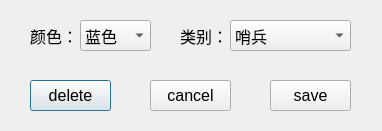
<?xml version="1.0" encoding="UTF-8"?>
<ui version="4.0">
 <class>LabelDialog</class>
 <widget class="QDialog" name="LabelDialog">
  <property name="geometry">
   <rect>
    <x>0</x>
    <y>0</y>
    <width>382</width>
    <height>131</height>
   </rect>
  </property>
  <property name="font">
   <font>
    <pointsize>12</pointsize>
   </font>
  </property>
  <property name="windowTitle">
   <string>Dialog</string>
  </property>
  <widget class="QComboBox" name="class_box">
   <property name="geometry">
    <rect>
     <x>230</x>
     <y>20</y>
     <width>121</width>
     <height>31</height>
    </rect>
   </property>
   <property name="font">
    <font>
     <pointsize>12</pointsize>
    </font>
   </property>
   <item>
    <property name="text">
     <string>哨兵</string>
    </property>
   </item>
   <item>
    <property name="text">
     <string>英雄</string>
    </property>
   </item>
   <item>
    <property name="text">
     <string>工程</string>
    </property>
   </item>
   <item>
    <property name="text">
     <string>3号步兵</string>
    </property>
   </item>
   <item>
    <property name="text">
     <string>4号步兵</string>
    </property>
   </item>
   <item>
    <property name="text">
     <string>5号步兵</string>
    </property>
   </item>
   <item>
    <property name="text">
     <string>前哨站</string>
    </property>
   </item>
   <item>
    <property name="text">
     <string>基地小装甲</string>
    </property>
   </item>
   <item>
    <property name="text">
     <string>基地大装甲</string>
    </property>
   </item>
   <item>
    <property name="text">
     <string>3号平衡</string>
    </property>
   </item>
   <item>
    <property name="text">
     <string>4号平衡</string>
    </property>
   </item>
   <item>
    <property name="text">
     <string>5号平衡</string>
    </property>
   </item>
  </widget>
  <widget class="QLabel" name="class_label">
   <property name="geometry">
    <rect>
     <x>180</x>
     <y>20</y>
     <width>41</width>
     <height>31</height>
    </rect>
   </property>
   <property name="font">
    <font>
     <pointsize>12</pointsize>
    </font>
   </property>
   <property name="text">
    <string>类别：</string>
   </property>
  </widget>
  <widget class="QLabel" name="color_label">
   <property name="geometry">
    <rect>
     <x>30</x>
     <y>20</y>
     <width>41</width>
     <height>31</height>
    </rect>
   </property>
   <property name="font">
    <font>
     <pointsize>12</pointsize>
    </font>
   </property>
   <property name="text">
    <string>颜色：</string>
   </property>
  </widget>
  <widget class="QComboBox" name="color_box">
   <property name="geometry">
    <rect>
     <x>80</x>
     <y>20</y>
     <width>71</width>
     <height>31</height>
    </rect>
   </property>
   <property name="font">
    <font>
     <pointsize>12</pointsize>
    </font>
   </property>
   <item>
    <property name="text">
     <string>蓝色</string>
    </property>
   </item>
   <item>
    <property name="text">
     <string>红色</string>
    </property>
   </item>
   <item>
    <property name="text">
     <string>熄灭</string>
    </property>
   </item>
   <item>
    <property name="text">
     <string>紫色</string>
    </property>
   </item>
  </widget>
  <widget class="QPushButton" name="deleteButton">
   <property name="geometry">
    <rect>
     <x>30</x>
     <y>80</y>
     <width>81</width>
     <height>31</height>
    </rect>
   </property>
   <property name="font">
    <font>
     <pointsize>12</pointsize>
    </font>
   </property>
   <property name="text">
    <string>delete</string>
   </property>
  </widget>
  <widget class="QPushButton" name="cancelButton">
   <property name="geometry">
    <rect>
     <x>150</x>
     <y>80</y>
     <width>81</width>
     <height>31</height>
    </rect>
   </property>
   <property name="text">
    <string>cancel</string>
   </property>
  </widget>
  <widget class="QPushButton" name="saveButton">
   <property name="geometry">
    <rect>
     <x>270</x>
     <y>80</y>
     <width>81</width>
     <height>31</height>
    </rect>
   </property>
   <property name="text">
    <string>save</string>
   </property>
  </widget>
 </widget>
 <resources/>
 <connections/>
</ui>
